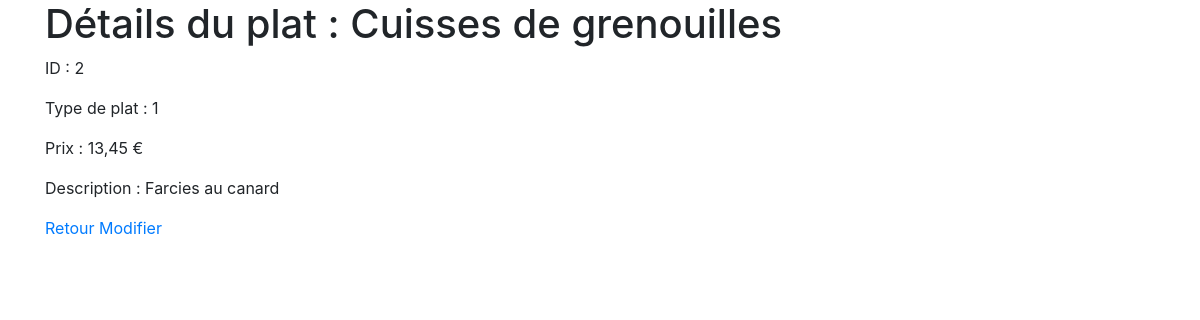
The app's page /details.php?id=2 with its own data.
### tables this page shows
CREATE TABLE IF NOT EXISTS `tbl_menu` (
  `id_plat` int NOT NULL AUTO_INCREMENT,
  `type_plat` int NOT NULL,
  `nom_plat` varchar(200) NOT NULL,
  `desc_plat` varchar(500) NOT NULL,
  `prix_plat` varchar(7) NOT NULL,
  `photo_plat` varchar(200) NOT NULL,
  `menu_active` int DEFAULT '1',
  PRIMARY KEY (`id_plat`)
);

### details.php (the view, shortened to what this page needs)
<?php
if(isset($_GET['id']) && !empty($_GET['id'])){
    require_once('connect.php');
    $id_plat = strip_tags($_GET['id']);
    $sql = 'SELECT * FROM `tbl_menu` WHERE `id_plat` = :id_plat;';
    $query = $db->prepare($sql);
    $query->bindValue(':id_plat', $id_plat, PDO::PARAM_INT);
    $query->execute();
    $plat = $query->fetch();
}else{
    $_SESSION['erreur'] = "URL invalide";
    header('Location: index.php');
}
?>
<!DOCTYPE html>
<html lang="fr">
<head>
    <link rel="stylesheet" href="https://stackpath.bootstrapcdn.com/bootstrap/4.4.1/css/bootstrap.min.css">
</head>
<body>
    <main class="container">
        <div class="row">
            <section class="col-12">
                <h1>Détails du plat : <?= $plat['nom_plat'] ?></h1>
                <p>ID : <?= $plat['id_plat'] ?></p>
                <p>Type de plat : <?= $plat['type_plat'] ?></p>
                <p>Prix : <?= $plat['prix_plat'] ?> €</p>
                <p>Description : <?= $plat['desc_plat'] ?></p>
                <p><a href="index.php">Retour</a> <a href="edit.php?id=<?= $plat['id_plat'] ?>">Modifier</a></p>
            </section>
        </div>
    </main>
</body>
</html>

### records on screen
tbl_menu: nom_plat "Cuisses de grenouilles", id_plat "2", type_plat "1", prix_plat "13,45", desc_plat "Farcies au canard"
